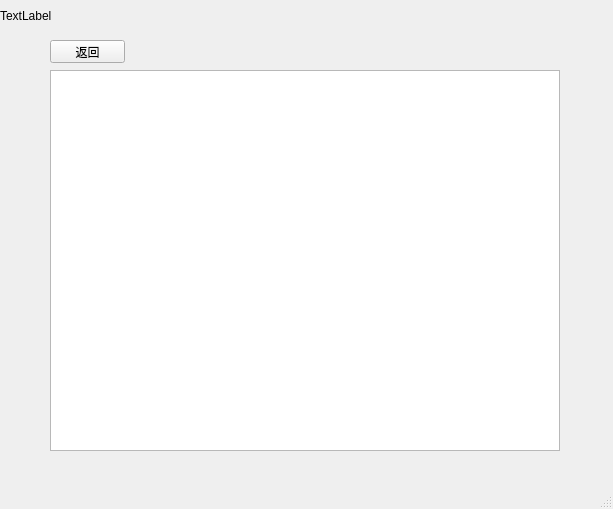
<?xml version="1.0" encoding="UTF-8"?>
<ui version="4.0">
 <class>SecondWindow</class>
 <widget class="QMainWindow" name="SecondWindow">
  <property name="geometry">
   <rect>
    <x>0</x>
    <y>0</y>
    <width>613</width>
    <height>509</height>
   </rect>
  </property>
  <property name="windowTitle">
   <string>SecondWindow</string>
  </property>
  <widget class="QWidget" name="centralwidget">
   <widget class="QPushButton" name="back_button">
    <property name="geometry">
     <rect>
      <x>50</x>
      <y>40</y>
      <width>75</width>
      <height>23</height>
     </rect>
    </property>
    <property name="text">
     <string>返回</string>
    </property>
   </widget>
   <widget class="QListWidget" name="listWidget">
    <property name="geometry">
     <rect>
      <x>50</x>
      <y>70</y>
      <width>510</width>
      <height>381</height>
     </rect>
    </property>
    <property name="autoFillBackground">
     <bool>false</bool>
    </property>
    <property name="iconSize">
     <size>
      <width>100</width>
      <height>100</height>
     </size>
    </property>
    <property name="textElideMode">
     <enum>Qt::ElideNone</enum>
    </property>
    <property name="flow">
     <enum>QListView::LeftToRight</enum>
    </property>
    <property name="layoutMode">
     <enum>QListView::Batched</enum>
    </property>
    <property name="viewMode">
     <enum>QListView::IconMode</enum>
    </property>
    <property name="modelColumn">
     <number>0</number>
    </property>
    <property name="uniformItemSizes">
     <bool>true</bool>
    </property>
    <property name="wordWrap">
     <bool>true</bool>
    </property>
   </widget>
   <widget class="QLabel" name="label">
    <property name="geometry">
     <rect>
      <x>0</x>
      <y>0</y>
      <width>621</width>
      <height>31</height>
     </rect>
    </property>
    <property name="text">
     <string>TextLabel</string>
    </property>
   </widget>
  </widget>
  <widget class="QStatusBar" name="statusbar"/>
 </widget>
 <tabstops>
  <tabstop>back_button</tabstop>
  <tabstop>listWidget</tabstop>
 </tabstops>
 <resources/>
 <connections/>
</ui>
